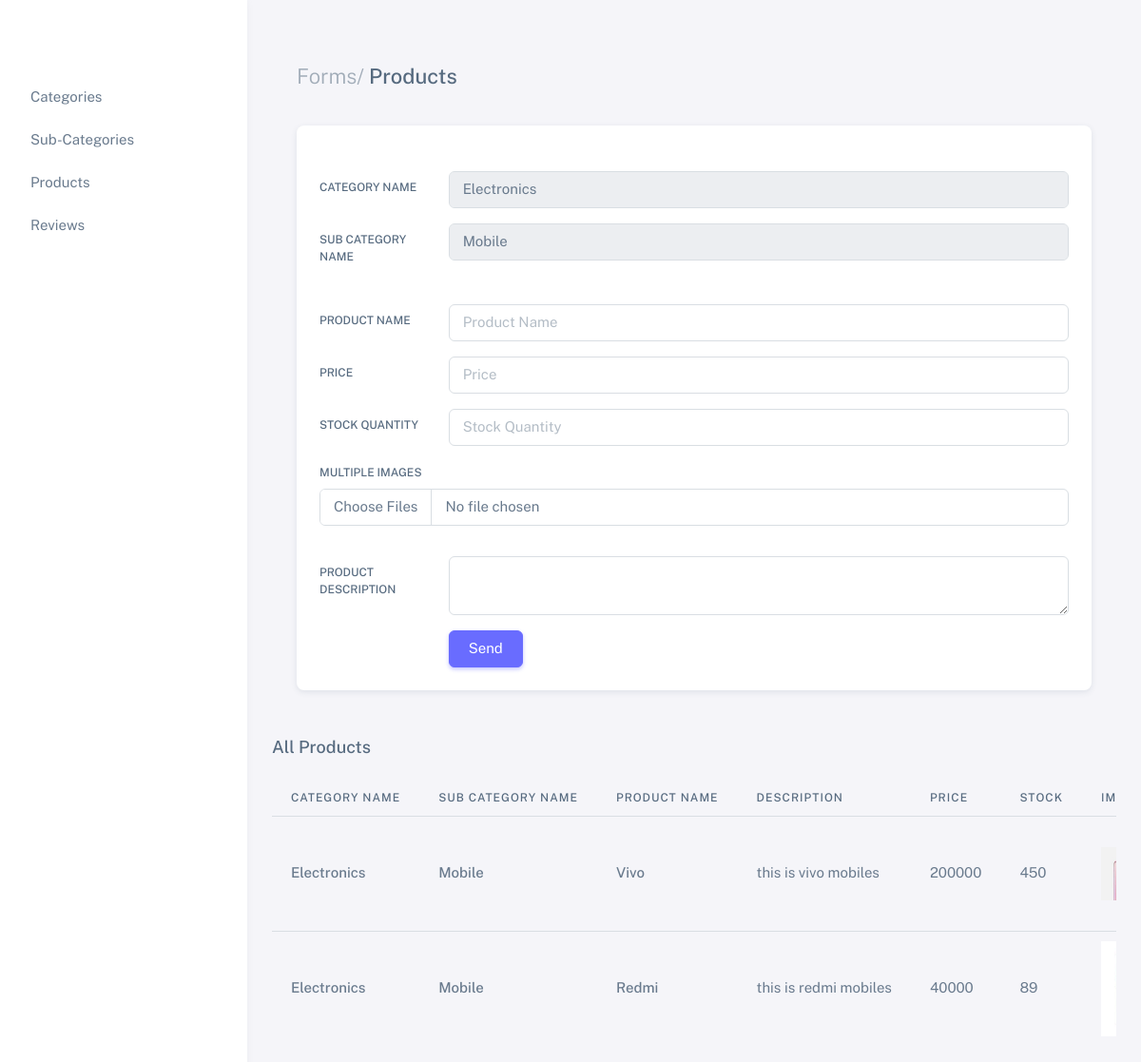
/product/21/, run on the app's committed database.
### sale/models.py (models this page shows, shortened)
class SubCategoryModel(models.Model):
    category = models.ForeignKey(CategoryModel, on_delete=models.CASCADE)
    sub_category_name = models.CharField(max_length=200, unique=True)
    sub_cat_description = models.TextField(null=True, blank=True)
    def __str__(self):
        return self.sub_category_name

class CategoryModel(models.Model):
    category_name = models.CharField(max_length=200, unique=True)
    uuid_field = models.UUIDField(default=uuid.uuid4, editable=False)
    cat_description = models.TextField(null=True, blank=True)
    def __str__(self):
        return self.category_name

class ProductModel(models.Model):
    category = models.ForeignKey(to=CategoryModel, on_delete=models.CASCADE)
    sub_category = models.ForeignKey(to=SubCategoryModel, on_delete=models.SET_NULL, null=True)
    product_name = models.CharField(max_length=200)
    product_description = models.TextField(null=True, blank=True)
    price = models.IntegerField()
    stock_quantity = models.PositiveIntegerField()
    images = models.ManyToManyField(ProductImage, blank=True)

class ProductImage(models.Model):
    image = models.ImageField(upload_to='images/')

### sale/views.py (the view, shortened to what this page needs)
# urls.py: path('product/<int:id>/', ProductView.as_view(), name='product'),
class ProductView(View):
    def get(self, request, id=None):
        sub_category_obj = SubCategoryModel.objects.get(id=id)
        product_obj = ProductModel.objects.filter(sub_category=sub_category_obj).prefetch_related('images')
        return render(request, 'sale/product.html', {'sub_cat_obj': sub_category_obj, 'product_obj': product_obj})

### template/sale/product.html (shortened to what this page needs)
{% extends 'sale/base.html' %}
{% block content %}
<div class="layout-page">
 <div class="content-wrapper">
  <div class="container-xxl flex-grow-1 container-p-y">
   <div class="row">
    <div class="content-wrapper">
     <div class="container-xxl flex-grow-1 container-p-y">
      <h4 class="py-3 mb-4"><span class="text-muted fw-light">Forms/</span> Products</h4>
      <div class="row">
       <div class="col-xxl">
        <div class="card mb-4">
         <div class="card-header d-flex align-items-center justify-content-between">
         </div>
         <div class="card-body">
          <form action="{% url 'product' sub_cat_obj.id %}" enctype="multipart/form-data" method="post">
           <div class="row mb-3">
            <label class="col-sm-2 col-form-label" for="basic-default-name">Category Name</label>
            <div class="col-sm-10">
             <input type="text" class="form-control" id="basic-default-name" name="categoryname" value="{{sub_cat_obj.category}}"
              placeholder="Category Name" disabled />
            </div>
           </div>
           <div class="row mb-3">
            <label class="col-sm-2 col-form-label" for="basic-default-name">Sub Category Name</label>
            <div class="col-sm-10">
             <input type="text" class="form-control" id="basic-default-name" name="subcategoryname"
              placeholder="Sub Category Name" value="{{sub_cat_obj.sub_category_name}}" disabled />
            </div>
           </div>
           <div class="row mb-3">
            <label class="col-sm-2 col-form-label" for="basic-default-name">Product Name</label>
            <div class="col-sm-10">
             <input type="text" class="form-control" id="basic-default-name" name="product"
              placeholder="Product Name" />
            </div>
           </div>
           <div class="row mb-3">
            <label class="col-sm-2 col-form-label" for="basic-default-name">Price</label>
            <div class="col-sm-10">
             <input type="text" class="form-control" id="basic-default-name" name="price" placeholder="Price" />
            </div>
           </div>
           <div class="row mb-3">
            <label class="col-sm-2 col-form-label" for="basic-default-name">Stock Quantity</label>
            <div class="col-sm-10">
             <input type="text" class="form-control" id="basic-default-name" name="stock"
              placeholder="Stock Quantity" />
            </div>
           </div>
           <div class="row mb-3">
            <div class="mb-3">
             <label for="formFileMultiple" class="form-label">Multiple Images</label>
             <input class="form-control" name="images" type="file" id="formFileMultiple" multiple />
            </div>
           </div>
           <div class="row mb-3">
            <label class="col-sm-2 col-form-label" for="basic-default-company">Product Description</label>
            <div class="col-sm-10">
             <textarea name="description" id="description" name="description" class="form-control"
              id="basic-default-company"></textarea>
            </div>
           </div>
           <div class="row justify-content-end">
            <div class="col-sm-10">
             <button type="submit" class="btn btn-primary">Send</button>
            </div>
           </div>
          </form>
         </div>
        </div>
       </div>
      </div>
     </div>
     <h5 class="mb-4">All Products</h5>
     <div class="table-responsive text-nowrap">
      <table class="table card-table">
       <thead>
        <tr>
         <th>Category Name</th>
         <th>Sub Category Name</th>
         <th>Product Name</th>
         <th>Description</th>
         <th>Price</th>
         <th>Stock</th>
         <th>Images</th>
        </tr>
       </thead>
       <tbody class="table-border-bottom-0">
        {% for item in product_obj %}
        <tr>
         <td>
          <span class="fw-medium">{{item.category}}</span>
         </td>
         <td>
          <span class="fw-medium">{{item.sub_category}}</span>
         </td>
         <td>
          <span class="fw-medium">{{item.product_name}}</span>
         </td>
         <td>{{item.product_description}}</td>
         <td>{{item.price}}</td>
         <td>{{item.stock_quantity}}</td>
         <td>
    <div class="product-images">
      {% for image in item.images.all %}
          <img src="{{ image.image.url }}" alt="{{ item.product_name }}" style="max-width: 100px; max-height: 100px;">
      {% empty %}
          <p>No images available</p>
      {% endfor %}
  </div>
        </td>
        </tr>
        {% endfor %}
       </tbody>
      </table>
     </div>
    </div>
   </div>
  </div>
 </div>
 {% endblock content %}

### template/sale/base.html (shortened to what this page needs)
{% load static %}
<!DOCTYPE html>
<html
  lang="en"
  class="light-style layout-menu-fixed layout-compact"
  dir="ltr"
  data-theme="theme-default"
  data-assets-path="assets/"
  data-template="vertical-menu-template-free">
  <head>
    <link rel="stylesheet" href="https://cdnjs.cloudflare.com/ajax/libs/font-awesome/4.7.0/css/font-awesome.min.css">
    <link rel="stylesheet" href="{% static 'assets/vendor/fonts/boxicons.css' %}" />
    <link rel="stylesheet" href="{% static 'assets/vendor/css/core.css' %}" class="template-customizer-core-css" />
    <link rel="stylesheet" href="{% static 'assets/vendor/css/theme-default.css' %}" class="template-customizer-theme-css" />
    <link rel="stylesheet" href="{% static 'assets/css/demo.css' %}" />
    <link rel="stylesheet" href="{% static 'assets/vendor/libs/perfect-scrollbar/perfect-scrollbar.css' %}" />
    <link rel="stylesheet" href="{% static 'assets/vendor/libs/apex-charts/apex-charts.css' %}" />
  </head>
  <body>
      <div class="layout-wrapper layout-content-navbar">
       <div class="layout-container">
         <aside id="layout-menu" class="layout-menu menu-vertical menu bg-menu-theme">
           <div class="app-brand demo">
           </div>
           <ul class="menu-inner py-1">
             <li class="menu-item">
               <a
                 href="{% url 'category' %}"
                 class="menu-link">
                 <div data-i18n="Documentation">Categories</div>
               </a>
             </li>
             <li class="menu-item">
               <a
                 href=""
                 class="menu-link">
                 <div data-i18n="Documentation">Sub-Categories</div>
               </a>
             </li>
             <li class="menu-item">
               <a
                 href=""
                 target="_blank"
                 class="menu-link">
                 <div data-i18n="Documentation">Products</div>
               </a>
             </li>
             <li class="menu-item">
               <a
                 href=""
                 target="_blank"
                 class="menu-link">
                 <div data-i18n="Documentation">Reviews</div>
               </a>
             </li>
           </ul>
         </aside>
   {% block content %}
   {% endblock content %}
  </body>
</html>

### static/assets/css/demo.css (style rules this page uses)
.menu .app-brand.demo { height: 64px; margin-top: 12px; }

### data on the page
SubCategoryModel: categoryname "Electronics", subcategoryname "Mobile"
ProductModel: category "Electronics", sub_category "Mobile", product_name "Vivo", product_description "this is vivo mobiles", price "200000", stock_quantity "450"
ProductImage: image (picture)
ProductModel: category "Electronics", sub_category "Mobile", product_name "Redmi", product_description "this is redmi mobiles", price "40000", stock_quantity "89"
ProductImage: image (picture)
